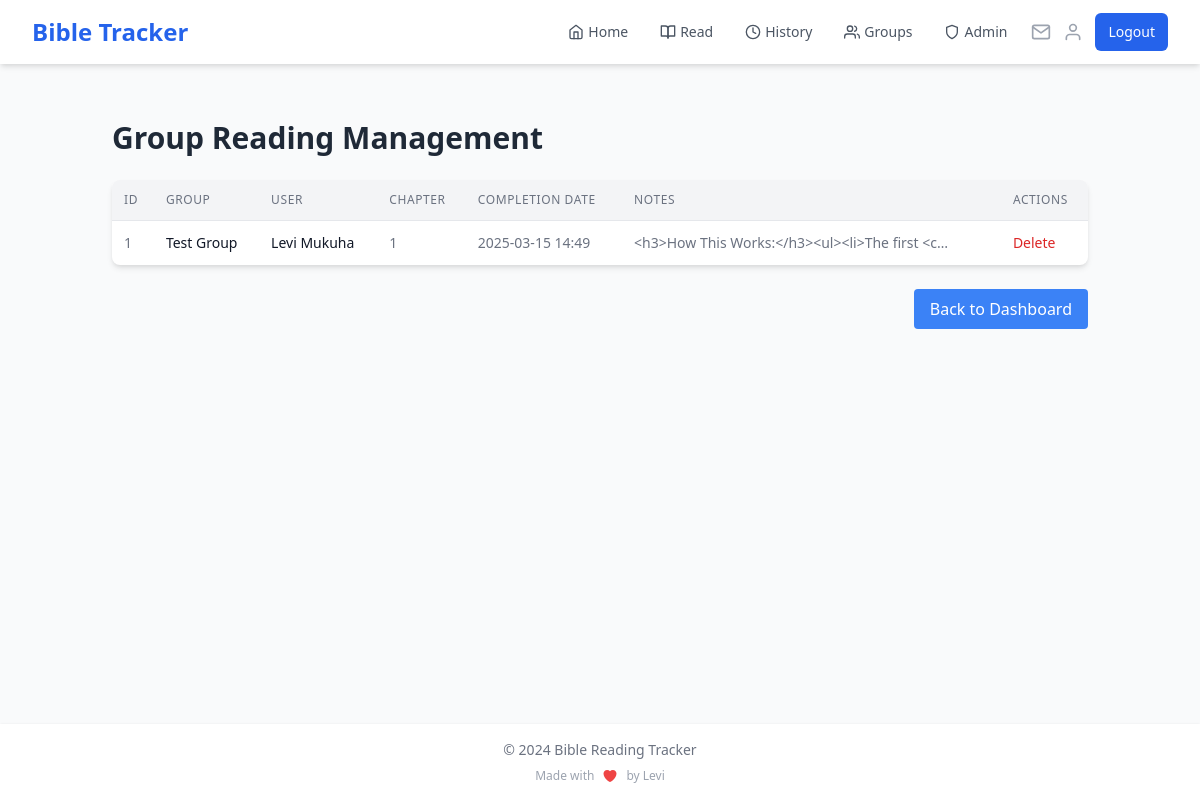
The app's page /admin/group_readings (signed in), older data.
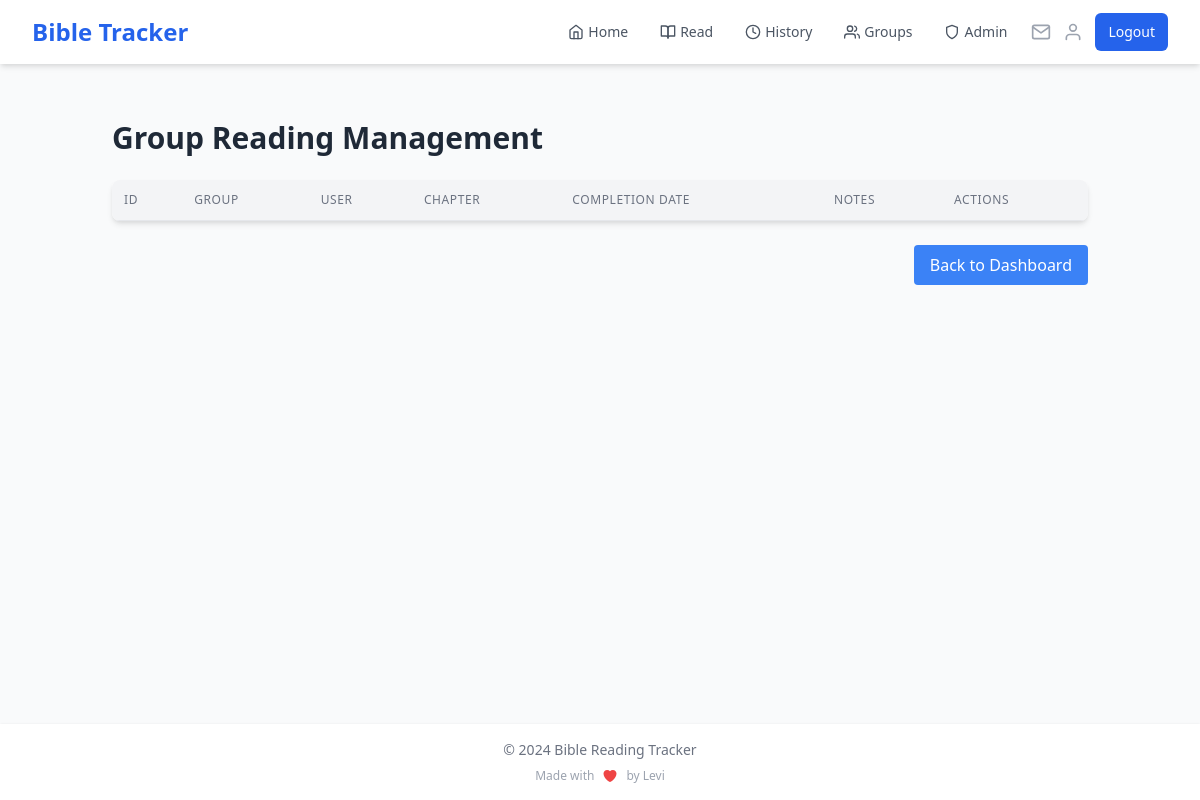
The same page, newer data.
### app.py (models this page shows)
class GroupReading(db.Model):
    id = db.Column(db.Integer, primary_key=True)
    group_id = db.Column(db.Integer, db.ForeignKey('reading_group.id'), nullable=False)
    user_id = db.Column(db.Integer, db.ForeignKey('user.id'), nullable=False)
    chapter = db.Column(db.Integer, nullable=False)
    completion_date = db.Column(db.DateTime, default=datetime.utcnow)
    recorded_date = db.Column(db.DateTime, default=datetime.utcnow)  # New field
    notes = db.Column(db.Text)

class ReadingGroup(db.Model):
    id = db.Column(db.Integer, primary_key=True)
    name = db.Column(db.String(100), nullable=False)
    description = db.Column(db.Text)
    created_at = db.Column(db.DateTime, default=datetime.utcnow)
    book = db.Column(db.String(50), nullable=False)
    current_chapter = db.Column(db.Integer, default=1)
    target_completion_date = db.Column(db.DateTime)
    creator_id = db.Column(db.Integer, db.ForeignKey('user.id'), nullable=False)
    visibility = db.Column(db.String(20), default='public')
    access_code = db.Column(db.String(20))
    members = db.relationship('GroupMember', backref='reading_group', lazy='joined')
    readings = db.relationship('GroupReading', backref='reading_group', lazy='dynamic')
    invitations = db.relationship('GroupInvitation', backref='reading_group', lazy='dynamic')

class User(UserMixin, db.Model):
    id = db.Column(db.Integer, primary_key=True)
    name = db.Column(db.String(100), nullable=False)
    email = db.Column(db.String(120), unique=True, nullable=False, index=True)
    password_hash = db.Column(db.String(200), nullable=False)
    streak = db.Column(db.Integer, default=0)
    last_read_date = db.Column(db.DateTime, index=True)
    readings = db.relationship('Reading', backref='user', lazy='dynamic')
    preferred_version = db.Column(db.String(10), default='KJV')
    created_groups = db.relationship('ReadingGroup', backref='creator', lazy='dynamic')
    group_memberships = db.relationship('GroupMember', backref='user', lazy='dynamic')

### app.py (the view)
@app.route('/admin/group_readings')
@login_required
@admin_required
def admin_group_readings():
    page = request.args.get('page', 1, type=int)
    per_page = 50
    group_readings = db.session.query(
        GroupReading,
        ReadingGroup.name.label('group_name'),
        User.name.label('user_name')
    ).join(
        ReadingGroup, GroupReading.group_id == ReadingGroup.id
    ).join(
        User, GroupReading.user_id == User.id
    ).order_by(
        GroupReading.recorded_date.desc()
    ).paginate(page=page, per_page=per_page, error_out=False)
    return render_template('admin/group_readings.html', group_readings=group_readings)

### app.py (called while the page is built)
@login_manager.user_loader
def load_user(user_id):
    if 'user_id' in session:
        return User.query.get(int(session['user_id']))
    return None

@app.context_processor
def inject_user_name():
    if current_user.is_authenticated:
        return dict(user_name=current_user.name)
    return dict(user_name='Guest')

@app.context_processor
def inject_invitation_count():
    if current_user.is_authenticated:
        invitation_count = GroupInvitation.query.filter(
            GroupInvitation.email == current_user.email,
            GroupInvitation.used == False,
            GroupInvitation.expires_at > datetime.utcnow()
        ).count()
        return dict(invitation_count=invitation_count)
    return dict(invitation_count=0)

def admin_required(f):
    @wraps(f)
    def decorated_function(*args, **kwargs):
        if not current_user.is_authenticated or current_user.email.lower() != 'mukuhalevi@gmail.com'.lower():
            flash('You do not have permission to access the admin panel.')
            return redirect(url_for('home'))
        return f(*args, **kwargs)
    return decorated_function

### templates/admin/group_readings.html (shortened to what this page needs)
{% extends "base.html" %}
{% block content %}
<div class="container mx-auto p-6">
    <h1 class="text-3xl font-bold mb-6 text-gray-800">Group Reading Management</h1>
    <div class="bg-white shadow-md rounded-lg overflow-hidden">
        <table class="w-full">
            <thead class="bg-gray-100 border-b">
                <tr>
                    <th class="p-3 text-left text-xs font-medium text-gray-500 uppercase tracking-wider">ID</th>
                    <th class="p-3 text-left text-xs font-medium text-gray-500 uppercase tracking-wider">Group</th>
                    <th class="p-3 text-left text-xs font-medium text-gray-500 uppercase tracking-wider">User</th>
                    <th class="p-3 text-left text-xs font-medium text-gray-500 uppercase tracking-wider">Chapter</th>
                    <th class="p-3 text-left text-xs font-medium text-gray-500 uppercase tracking-wider">Completion Date</th>
                    <th class="p-3 text-left text-xs font-medium text-gray-500 uppercase tracking-wider">Notes</th>
                    <th class="p-3 text-left text-xs font-medium text-gray-500 uppercase tracking-wider">Actions</th>
                </tr>
            </thead>
            <tbody class="divide-y divide-gray-200">
                {% for item in group_readings.items %}
                <tr class="hover:bg-gray-50">
                    <td class="p-3 whitespace-nowrap text-sm text-gray-500">{{ item[0].id }}</td>
                    <td class="p-3 whitespace-nowrap text-sm font-medium text-gray-900">{{ item.group_name }}</td>
                    <td class="p-3 whitespace-nowrap text-sm font-medium text-gray-900">{{ item.user_name }}</td>
                    <td class="p-3 whitespace-nowrap text-sm text-gray-500">{{ item[0].chapter }}</td>
                    <td class="p-3 whitespace-nowrap text-sm text-gray-500">{{ item[0].completion_date.strftime('%Y-%m-%d %H:%M') }}</td>
                    <td class="p-3 text-sm text-gray-500">
                        {% if item[0].notes %}
                            <div class="max-w-xs truncate">{{ item[0].notes }}</div>
                        {% else %}
                            <span class="text-gray-400">No notes</span>
                        {% endif %}
                    </td>
                    <td class="p-3 whitespace-nowrap text-sm font-medium">
                        <form method="POST" action="{{ url_for('admin_delete_group_reading', reading_id=item[0].id) }}" class="inline">
                            <button type="submit" class="text-red-600 hover:text-red-900" onclick="return confirm('Are you sure you want to delete this group reading?')">Delete</button>
                        </form>
                    </td>
                </tr>
                {% endfor %}
            </tbody>
        </table>
    </div>
    <div class="mt-6 flex items-center justify-between">
        <a href="{{ url_for('admin_dashboard') }}" class="px-4 py-2 bg-blue-500 text-white rounded hover:bg-blue-600">
            Back to Dashboard
        </a>
    </div>
</div>
{% endblock %}

Row changes from the older to the newer data that the page shows:
removed GroupReading: id "1", group_name "Test Group", user_name "Levi Mukuha", chapter "1", completion_date "2025-03-15 14:49", notes "<h3>How This Works:</h3><ul><li>The first <c…"
